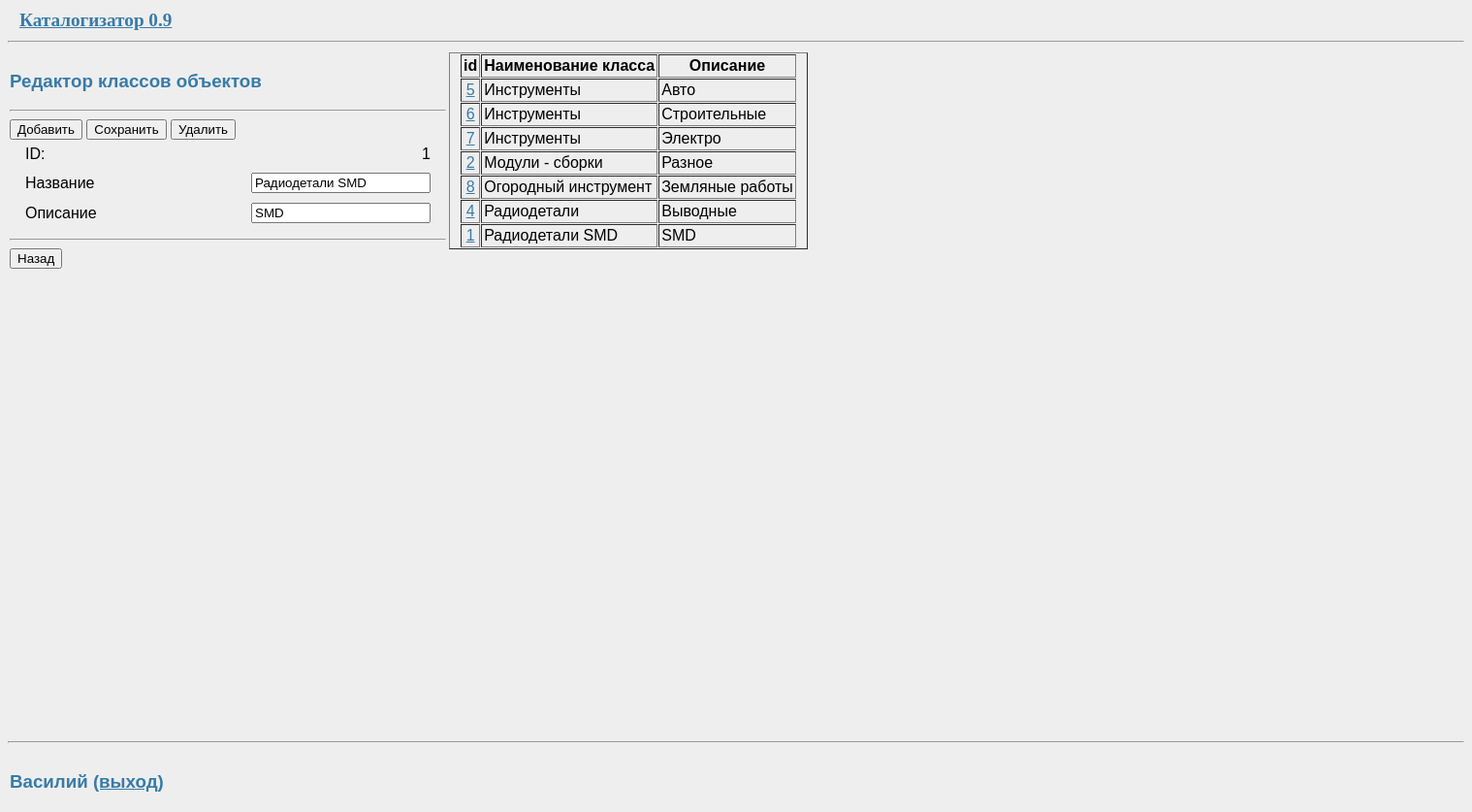
Page /edit/class/1 (signed in) on the committed database.
### -temp/data/class_type.py (models this page shows, shortened)
class Class_type(SqlAlchemyBase, SerializerMixin):
    __tablename__ = 'class_type'
    STATUS_INITIAL = 1
    id = Column(Integer, primary_key=True)
    name = Column(String)
    param = Column(String)
    item_type = orm.relation("Item_type", back_populates='class_type')

### -temp/data/users.py (models this page shows, shortened)
class User(SqlAlchemyBase, UserMixin, SerializerMixin):
    __tablename__ = 'users'
    id = Column(Integer, primary_key=True, autoincrement=True)
    name = Column(String, nullable=True)
    fullname = Column(String, nullable=True)
    hashed_password = Column(String, nullable=True)
    created_date = Column(DateTime, default=dt.datetime.now)

### -temp/main.py (the view, shortened to what this page needs)
@app.route('/edit/class/<int:class_id>', methods=['GET', 'POST'])
@login_required
def editclass(class_id):
    box = AddClass(class_id)
    db_sess = db_session.create_session()
    spis = db_sess.query(Class_type).order_by(Class_type.name, Class_type.param).all()
    session['update_spis'] = True
    return render_template("addclass.html", form=box, items=spis)

### -temp/data/addbox.py
class AddClass(FlaskForm):
    name = StringField('Название', validators=[DataRequired()])
    param = StringField('Описание', validators=[DataRequired()])
    add_btn = SubmitField('Добавить')
    del_btn = SubmitField('Удалить')
    edit_btn = SubmitField('Сохранить')
    def __init__(self, class_id=0, *args, **kwargs):
        super(AddClass, self).__init__(*args, **kwargs)
        sess = db_session.create_session()
        obj = sess.query(Class_type).filter(Class_type.id == class_id).first()
        if obj:
            self.class_id = obj.id
            self.name.data = obj.name
            self.param.data = obj.param
        else:
            self.class_id = 0

### -temp/data/db_session.py (called while the page is built)
def create_session() -> Session:
    global __factory
    return __factory()

### -temp/main.py (called while the page is built)
@login_manager.user_loader
def load_user(user_id):
    db_sess = db_session.create_session()
    return db_sess.query(User).get(user_id)

@app.after_request
def after_request_callback( responce ):
    return responce

### -temp/templates/addclass.html (shortened to what this page needs)
{% extends "base.html" %}
{% block left_column %}
    <a align="left"><h3>Редактор классов объектов</h3></a>
    <form action="" method="post">
        <table border="0" cellpadding="4" cellspacing="2"  style="padding-left: 10px; padding-right: 10px">
            <tbody>
                <tr>
                    <td align="left">ID:</td>
                    <td align="right" style="width: 500px">{{ form.class_id|int }}</td>
                </tr>
                <tr>
                    <td align="left">{{ form.name.label }}</td>
                    <td align="right" style="width: 500px">{{ form.name }}</td>
                </tr>
                <tr>
                    <td align="left">{{ form.param.label }}</td>
                    <td align="right">{{ form.param }}</td>
                </tr>
                <tr> <hr>
                    <a>{{ form.add_btn(type="submit", class="btn btn-primary") }} </a>
                    {% if form.class_id > 0 %}
                        <a>{{ form.edit_btn(type="submit", class="btn btn-primary") }} </a>
                        <a>{{ form.del_btn(type="submit", class="btn btn-primary") }}</a>
                    {% endif %}
                </tr>
           </tbody>
        </table>
        <hr>
                    <a><input type="button" value="Назад" onclick="location.href = '/viewtable'" /> </a>
    </form>
{% endblock %}
{% block content %}
    <div class="col-md6 border rounded">
        <table border="1" cellpadding="2" cellspacing="1"  style="padding-left: 10px; padding-right: 10px">
            <tbody>
                <thead>
                    <tr>
                        <th scope="col">id</th>
                        <th scope="col">Наименование класса</th>
                        <th scope="col">Описание</th>
                    </tr>
                </thead>
                {% for item in items %}
                <tr>
                    <td align="center">
                        <a class="navbar-brand" href="/edit/class/{{item.id}}">{{item.id}}</a>
                    </td>
                    <td>{{item.name}}</td>
                    <td>{{item.param}}</td>
                </tr>
                {% endfor %}
           </tbody>
        </table>
    </div>
{% endblock %}

### -temp/templates/base.html (shortened to what this page needs)
<!doctype html>
<html lang="en">
<body>
    <link rel= "stylesheet" type= "text/css" href= "/static/styles/style.css">
    <table border="0" cellpadding="1" cellspacing="1" style="width: 1300px">
        <tbody>
            <tr>
                <td style="width: 300px">
                    <h2>
                      <a class="btn btn-success" href="/about" style="padding-left: 10px; \
                            padding-right: 10px">Каталогизатор 0.9</a>
                    </h2>
                </td>
                <td>{% block header01 %}{% endblock %}</td>
                <td></td>
                <td>{% block header03 %}{% endblock %}</td>
                <td>{% block header04 %}{% endblock %}</td>
                <td>{% block header05 %}{% endblock %}</td>
                <td>{% block header06 %}{% endblock %}</td>
                <td>{% block header07 %}{% endblock %}</td>
            </tr>
        </tbody>
    </table>
    <hr>
    <table border="0" cellpadding="1" cellspacing="1" style="width: 1500px">
        <tbody>
            <tr>
                <td style="vertical-align: top; width: 450px">{% block left_column %}{% endblock %}</td>
                <td border="1" style="vertical-align: top">
                    <div style="height:700px; overflow-y: scroll;">
                        {% block content %}{% endblock %}
                    </div>
                </td>
            </tr>
        </tbody>
    </table>
    <hr>
    <table align="left" border="0" cellpadding="1" cellspacing="1" style="width: 500px">
        <tbody>
            <tr>
                <td style="width: 400px">{% block footer01 %}
                                        <h3>
                    {% if current_user.is_authenticated %}
                          <a>{{ current_user.fullname }}</a>
                          <a class="navbar-brand" href="/logout">(выход)</a>
                    </h3>
                    {% endif %}
                    {% endblock %}</td>
                <td>{% block footer02 %}{% endblock %}</td>
                <td>{% block footer03 %}{% endblock %}</td>
                <td style="width: 200px"></td>
            </tr>
        </tbody>
    </table>
</body>
</html>

### -temp/static/styles/style.css (style rules this page uses)
body { font-family: sans-serif; background: #eee; }
a, h1, h2 { color: #377ba8; }
h1, h2 { font-family: 'Georgia', serif; margin: 0; }
h2 { font-size: 1.2em; }

### rows in the picture
Class_type: name "Радиодетали SMD", param "SMD", id "1"
Class_type: id "5", name "Инструменты", param "Авто"
Class_type: id "6", name "Инструменты", param "Строительные"
Class_type: id "7", name "Инструменты", param "Электро"
Class_type: id "2", name "Модули - сборки", param "Разное"
Class_type: id "8", name "Огородный инструмент", param "Земляные работы"
Class_type: id "4", name "Радиодетали", param "Выводные"
User: fullname "Василий"
